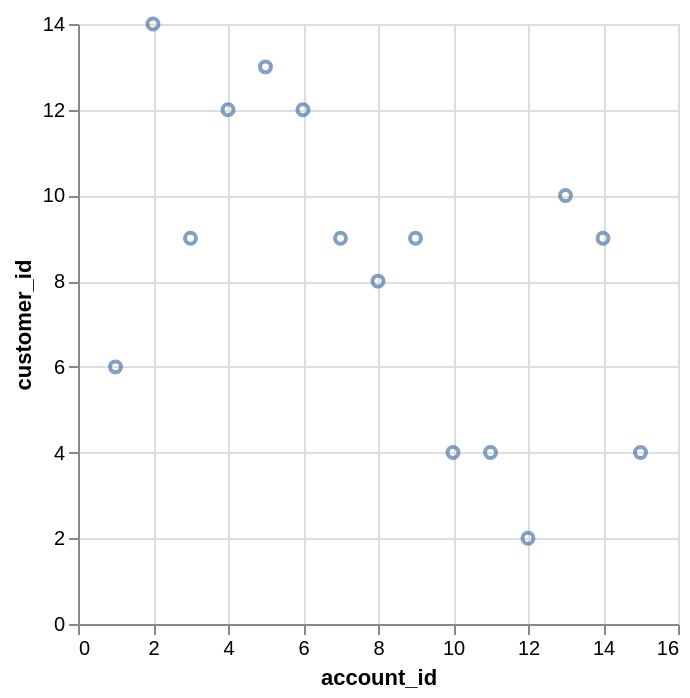

The Vega-Lite source for this figure:
### Vega-Lite specification from a JSON file in a GitHub repository (floating-point values rounded to 4 significant figures)
{"data": {"values": [{"x_data": 1, "y_data": 6}, {"x_data": 2, "y_data": 14}, {"x_data": 3, "y_data": 9}, {"x_data": 4, "y_data": 12}, {"x_data": 5, "y_data": 13}, {"x_data": 6, "y_data": 12}, {"x_data": 7, "y_data": 9}, {"x_data": 8, "y_data": 8}, {"x_data": 9, "y_data": 9}, {"x_data": 10, "y_data": 4}, {"x_data": 11, "y_data": 4}, {"x_data": 12, "y_data": 2}, {"x_data": 13, "y_data": 10}, {"x_data": 14, "y_data": 9}, {"x_data": 15, "y_data": 4}]}, "mark": "point", "encoding": {"x": {"field": "x_data", "type": "quantitative", "title": "account_id"}, "y": {"field": "y_data", "type": "quantitative", "title": "customer_id"}}}
